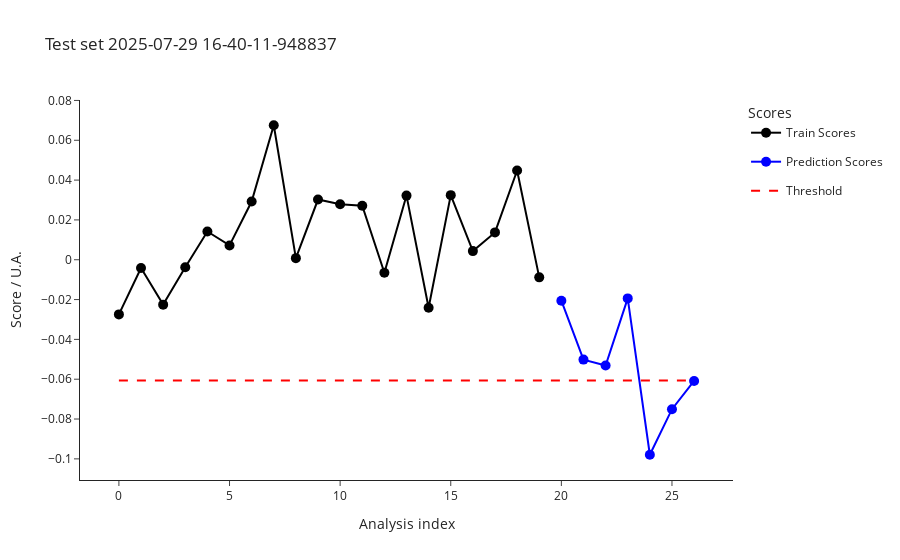

Notebook code for this chart:
### Code cell
import os

parameters_df = []
for i in test_dates:
    test_data = pd.read_csv(f"dev/test_{i}_features.csv")
    test_metadata = pd.read_csv(f"dev/test_{i}_metadata.csv")
    ml_ana.predict(test_data, test_metadata)
    outliers_test = ml_ana.test_prediction_outliers()
    
    classified_test_metadata = outliers_test
    classified_test_metadata["date"] = i
    classified_test_metadata.to_csv(f"dev/test_{i}_classified_samples.csv", index=False)
    print("Test set ", i, ": \n", test_metadata["index"].tolist()) 
    print("\n")
    
    test_batch_parameters = parameters.copy()
    test_set = len(classified_test_metadata)
    train_set = len(ml_ana.get_training_scores())
    threshold = classified_test_metadata["threshold"][1]
    num_outliers = sum(classified_test_metadata["class"] == "outlier")
    percent_outliers = (sum(classified_test_metadata["class"] == "outlier")/len(classified_test_metadata["class"]))*100

    fig_test_scores = ml_ana.plot_scores()
    fig_test_scores.write_image(f"dev/figures/fig_test_{i}_scores.png", width=1100, height= 350, scale = 3)
    fig_test_scores.update_layout(title=f"Test set {i}")
    fig_test_scores.show()

    fig_test_features = ml_ana.plot_data()
    fig_test_features.write_image(f"dev/figures/fig_test_{i}_features.png", width=1100, height= 350, scale = 3)
    #fig_test_features.show()

    test_batch_parameters.update(
        {
        "date" : i,
        "train_set" : train_set, 
        "test_set" : test_set,
        "threshold" : threshold,
        "outliers" : num_outliers,
        "outliers_percent" : percent_outliers
        }
    )
    parameters_df.append(test_batch_parameters)

    #optionally add seen normal curves to train set
    #ml_ana.add_prediction()

parameters_df = pd.DataFrame(parameters_df)
if os.path.exists("dev/test_record.csv"):
    old_records = pd.read_csv("dev/test_record.csv")
    parameters_df = pd.concat([old_records, parameters_df])
    parameters_df.drop_duplicates(subset="date", keep="last", inplace=True)
    
parameters_df.to_csv("dev/test_record.csv", index = False)
print("Workflow parameters: \n", parameters_df)

### Figure 1 — Plotly figure (JSON) as saved in the notebook; plotly's stock layout.template omitted (floating-point values rounded to 4 significant figures)
{"data": [{"hovertemplate": ["<b>index: </b>18<br><b>name: </b>210812_Pac--005<br><b>path: </b>C:/Users/Sandeep/Desktop/ExtractedSignals\\210812_Pac 2021-08-12 10-30-07\\210812_Pac--005.D<br><b>batch: </b>210812_Pac 2021-08-12 10-30-07<br><b>batch_position: </b>5<br><b>idle_time: </b>39.0<br><b>sample: </b>NaCl 0,9%<br><b>method: </b>SAA_411_Pac.M<br><b>timestamp: </b>2021-08-12 10:50:23<br><b>detector: </b>G1315C<br><b>pump: </b>G7110B<br><b>start_time: </b>2021-08-12 10:50:57<br><b>end_time: </b>2021-08-12 10:54:57<br><b>runtime: </b>239.7000000000036", "<b>index: </b>19<br><b>name: </b>210812_Pac--006<br><b>path: </b>C:/Users/Sandeep/Desktop/ExtractedSignals\\210812_Pac 2021-08-12 10-30-07\\210812_Pac--006.D<br><b>batch: </b>210812_Pac 2021-08-12 10-30-07<br><b>batch_position: </b>6<br><b>idle_time: </b>39.0<br><b>sample: </b>Blank<br><b>method: </b>SAA_411_Pac.M<br><b>timestamp: </b>2021-08-12 10:55:02<br><b>detector: </b>G1315C<br><b>pump: </b>G7110B<br><b>start_time: </b>2021-08-12 10:55:36<br><b>end_time: </b>2021-08-12 10:59:36<br><b>runtime: </b>239.7000000000036", "<b>index: </b>20<br><b>name: </b>210812_Pac--007<br><b>path: </b>C:/Users/Sandeep/Desktop/ExtractedSignals\\210812_Pac 2021-08-12 10-30-07\\210812_Pac--007.D<br><b>batch: </b>210812_Pac 2021-08-12 10-30-07<br><b>batch_position: </b>7<br><b>idle_time: </b>39.0<br><b>sample: </b>0.025 mg/ml<br><b>method: </b>SAA_411_Pac.M<br><b>timestamp: </b>2021-08-12 10:59:41<br><b>detector: </b>G1315C<br><b>pump: </b>G7110B<br><b>start_time: </b>2021-08-12 11:00:15<br><b>end_time: </b>2021-08-12 11:04:15<br><b>runtime: </b>239.7000000000036", "<b>index: </b>21<br><b>name: </b>210812_Pac--008<br><b>path: </b>C:/Users/Sandeep/Desktop/ExtractedSignals\\210812_Pac 2021-08-12 10-30-07\\210812_Pac--008.D<br><b>batch: </b>210812_Pac 2021-08-12 10-30-07<br><b>batch_position: </b>8<br><b>idle_time: </b>39.0<br><b>sample: </b>Blank<br><b>method: </b>SAA_411_Pac.M<br><b>timestamp: </b>2021-08-12 11:04:20<br><b>detector: </b>G1315C<br><b>pump: </b>G7110B<br><b>start_time: </b>2021-08-12 11:04:54<br><b>end_time: </b>2021-08-12 11:08:54<br><b>runtime: </b>239.7000000000036", "<b>index: </b>22<br><b>name: </b>210812_Pac--009<br><b>path: </b>C:/Users/Sandeep/Desktop/ExtractedSignals\\210812_Pac 2021-08-12 10-30-07\\210812_Pac--009.D<br><b>batch: </b>210812_Pac 2021-08-12 10-30-07<br><b>batch_position: </b>9<br><b>idle_time: </b>38.0<br><b>sample: </b>210806/036 :10<br><b>method: </b>SAA_411_Pac.M<br><b>timestamp: </b>2021-08-12 11:08:59<br><b>detector: </b>G1315C<br><b>pump: </b>G7110B<br><b>start_time: </b>2021-08-12 11:09:32<br><b>end_time: </b>2021-08-12 11:13:32<br><b>runtime: </b>239.7000000000036", "<b>index: </b>23<br><b>name: </b>210812_Pac--010<br><b>path: </b>C:/Users/Sandeep/Desktop/ExtractedSignals\\210812_Pac 2021-08-12 10-30-07\\210812_Pac--010.D<br><b>batch: </b>210812_Pac 2021-08-12 10-30-07<br><b>batch_position: </b>10<br><b>idle_time: </b>39.0<br><b>sample: </b>210806/036 :10<br><b>method: </b>SAA_411_Pac.M<br><b>timestamp: </b>2021-08-12 11:13:37<br><b>detector: </b>G7110B<br><b>pump: </b>G7110B<br><b>start_time: </b>2021-08-12 11:14:11<br><b>end_time: </b>2021-08-12 11:18:11<br><b>runtime: </b>239.7000000000036", "<b>index: </b>24<br><b>name: </b>210812_Pac--011<br><b>path: </b>C:/Users/Sandeep/Desktop/ExtractedSignals\\210812_Pac 2021-08-12 10-30-07\\210812_Pac--011.D<br><b>batch: </b>210812_Pac 2021-08-12 10-30-07<br><b>batch_position: </b>11<br><b>idle_time: </b>39.0<br><b>sample: </b>210806/036 :10<br><b>method: </b>SAA_411_Pac.M<br><b>timestamp: </b>2021-08-12 11:18:16<br><b>detector: </b>G7110B<br><b>pump: </b>G7110B<br><b>start_time: </b>2021-08-12 11:18:50<br><b>end_time: </b>2021-08-12 11:22:50<br><b>runtime: </b>239.7000000000036", "<b>index: </b>25<br><b>name: </b>210812_Pac--012<br><b>path: </b>C:/Users/Sandeep/Desktop/ExtractedSignals\\210812_Pac 2021-08-12 10-30-07\\210812_Pac--012.D<br><b>batch: </b>210812_Pac 2021-08-12 10-30-07<br><b>batch_position: </b>12<br><b>idle_time: </b>39.0<br><b>sample: </b>Blank<br><b>method: </b>SAA_411_Pac.M<br><b>timestamp: </b>2021-08-12 11:22:55<br><b>detector: </b>G1315C<br><b>pump: </b>G7110B<br><b>start_time: </b>2021-08-12 11:23:29<br><b>end_time: </b>2021-08-12 11:27:29<br><b>runtime: </b>239.7000000000036", "<b>index: </b>26<br><b>name: </b>210812_Pac--013<br><b>path: </b>C:/Users/Sandeep/Desktop/ExtractedSignals\\210812_Pac 2021-08-12 10-30-07\\210812_Pac--013.D<br><b>batch: </b>210812_Pac 2021-08-12 10-30-07<br><b>batch_position: </b>13<br><b>idle_time: </b>39.0<br><b>sample: </b>0.025 mg/ml<br><b>method: </b>SAA_411_Pac.M<br><b>timestamp: </b>2021-08-12 11:27:34<br><b>detector: </b>G1315C<br><b>pump: </b>G7110B<br><b>start_time: </b>2021-08-12 11:28:08<br><b>end_time: </b>2021-08-12 11:32:08<br><b>runtime: </b>239.7000000000036", "<b>index: </b>27<br><b>name: </b>210812_Pac--014<br><b>path: </b>C:/Users/Sandeep/Desktop/ExtractedSignals\\210812_Pac 2021-08-12 10-30-07\\210812_Pac--014.D<br><b>batch: </b>210812_Pac 2021-08-12 10-30-07<br><b>batch_position: </b>14<br><b>idle_time: </b>38.0<br><b>sample: </b>Blank<br><b>method: </b>SAA_411_Pac.M<br><b>timestamp: </b>2021-08-12 11:32:13<br><b>detector: </b>G7110B<br><b>pump: </b>G7110B<br><b>start_time: </b>2021-08-12 11:32:46<br><b>end_time: </b>2021-08-12 11:36:47<br><b>runtime: </b>239.7000000000036", "<b>index: </b>51<br><b>name: </b>210813_Pac--005<br><b>path: </b>C:/Users/Sandeep/Desktop/ExtractedSignals\\210813_Pac 2021-08-13 10-37-27\\210813_Pac--005.D<br><b>batch: </b>210813_Pac 2021-08-13 10-37-27<br><b>batch_position: </b>5<br><b>idle_time: </b>39.0<br><b>sample: </b>NaCl 0,9%<br><b>method: </b>SAA_411_Pac.M<br><b>timestamp: </b>2021-08-13 10:57:52<br><b>detector: </b>G7110B<br><b>pump: </b>G7110B<br><b>start_time: </b>2021-08-13 10:58:26<br><b>end_time: </b>2021-08-13 11:02:27<br><b>runtime: </b>239.7000000000036", "<b>index: </b>52<br><b>name: </b>210813_Pac--006<br><b>path: </b>C:/Users/Sandeep/Desktop/ExtractedSignals\\210813_Pac 2021-08-13 10-37-27\\210813_Pac--006.D<br><b>batch: </b>210813_Pac 2021-08-13 10-37-27<br><b>batch_position: </b>6<br><b>idle_time: </b>38.0<br><b>sample: </b>Blank<br><b>method: </b>SAA_411_Pac.M<br><b>timestamp: </b>2021-08-13 11:02:31<br><b>detector: </b>G1315C<br><b>pump: </b>G7110B<br><b>start_time: </b>2021-08-13 11:03:05<br><b>end_time: </b>2021-08-13 11:07:06<br><b>runtime: </b>239.7000000000036", "<b>index: </b>53<br><b>name: </b>210813_Pac--007<br><b>path: </b>C:/Users/Sandeep/Desktop/ExtractedSignals\\210813_Pac 2021-08-13 10-37-27\\210813_Pac--007.D<br><b>batch: </b>210813_Pac 2021-08-13 10-37-27<br><b>batch_position: </b>7<br><b>idle_time: </b>38.0<br><b>sample: </b>0.025 mg/ml<br><b>method: </b>SAA_411_Pac.M<br><b>timestamp: </b>2021-08-13 11:07:10<br><b>detector: </b>G1315C<br><b>pump: </b>G7116B<br><b>start_time: </b>2021-08-13 11:07:44<br><b>end_time: </b>2021-08-13 11:11:45<br><b>runtime: </b>239.7000000000036", "<b>index: </b>54<br><b>name: </b>210813_Pac--008<br><b>path: </b>C:/Users/Sandeep/Desktop/ExtractedSignals\\210813_Pac 2021-08-13 10-37-27\\210813_Pac--008.D<br><b>batch: </b>210813_Pac 2021-08-13 10-37-27<br><b>batch_position: </b>8<br><b>idle_time: </b>38.0<br><b>sample: </b>Blank<br><b>method: </b>SAA_411_Pac.M<br><b>timestamp: </b>2021-08-13 11:11:49<br><b>detector: </b>G1315C<br><b>pump: </b>G7110B<br><b>start_time: </b>2021-08-13 11:12:23<br><b>end_time: </b>2021-08-13 11:16:23<br><b>runtime: </b>239.7000000000036", "<b>index: </b>55<br><b>name: </b>210813_Pac--009<br><b>path: </b>C:/Users/Sandeep/Desktop/ExtractedSignals\\210813_Pac 2021-08-13 10-37-27\\210813_Pac--009.D<br><b>batch: </b>210813_Pac 2021-08-13 10-37-27<br><b>batch_position: </b>9<br><b>idle_time: </b>39.0<br><b>sample: </b>210812/004 :20<br><b>method: </b>SAA_411_Pac.M<br><b>timestamp: </b>2021-08-13 11:16:28<br><b>detector: </b>G1315C<br><b>pump: </b>G7110B<br><b>start_time: </b>2021-08-13 11:17:02<br><b>end_time: </b>2021-08-13 11:21:03<br><b>runtime: </b>239.7000000000036", "<b>index: </b>56<br><b>name: </b>210813_Pac--010<br><b>path: </b>C:/Users/Sandeep/Desktop/ExtractedSignals\\210813_Pac 2021-08-13 10-37-27\\210813_Pac--010.D<br><b>batch: </b>210813_Pac 2021-08-13 10-37-27<br><b>batch_position: </b>10<br><b>idle_time: </b>38.0<br><b>sample: </b>210812/004 :20<br><b>method: </b>SAA_411_Pac.M<br><b>timestamp: </b>2021-08-13 11:21:08<br><b>detector: </b>G1315C<br><b>pump: </b>G7110B<br><b>start_time: </b>2021-08-13 11:21:41<br><b>end_time: </b>2021-08-13 11:25:42<br><b>runtime: </b>239.7000000000036", "<b>index: </b>57<br><b>name: </b>210813_Pac--011<br><b>path: </b>C:/Users/Sandeep/Desktop/ExtractedSignals\\210813_Pac 2021-08-13 10-37-27\\210813_Pac--011.D<br><b>batch: </b>210813_Pac 2021-08-13 10-37-27<br><b>batch_position: </b>11<br><b>idle_time: </b>39.0<br><b>sample: </b>210812/004 :20<br><b>method: </b>SAA_411_Pac.M<br><b>timestamp: </b>2021-08-13 11:25:46<br><b>detector: </b>G1315C<br><b>pump: </b>G7110B<br><b>start_time: </b>2021-08-13 11:26:21<br><b>end_time: </b>2021-08-13 11:30:21<br><b>runtime: </b>239.7000000000036", "<b>index: </b>58<br><b>name: </b>210813_Pac--012<br><b>path: </b>C:/Users/Sandeep/Desktop/ExtractedSignals\\210813_Pac 2021-08-13 10-37-27\\210813_Pac--012.D<br><b>batch: </b>210813_Pac 2021-08-13 10-37-27<br><b>batch_position: </b>12<br><b>idle_time: </b>38.0<br><b>sample: </b>Blank<br><b>method: </b>SAA_411_Pac.M<br><b>timestamp: </b>2021-08-13 11:30:26<br><b>detector: </b>G1315C<br><b>pump: </b>G7110B<br><b>start_time: </b>2021-08-13 11:30:59<br><b>end_time: </b>2021-08-13 11:34:59<br><b>runtime: </b>239.7000000000036", "<b>index: </b>59<br><b>name: </b>210813_Pac--013<br><b>path: </b>C:/Users/Sandeep/Desktop/ExtractedSignals\\210813_Pac 2021-08-13 10-37-27\\210813_Pac--013.D<br><b>batch: </b>210813_Pac 2021-08-13 10-37-27<br><b>batch_position: </b>13<br><b>idle_time: </b>39.0<br><b>sample: </b>0.025 mg/ml<br><b>method: </b>SAA_411_Pac.M<br><b>timestamp: </b>2021-08-13 11:35:04<br><b>detector: </b>G1315C<br><b>pump: </b>G7110B<br><b>start_time: </b>2021-08-13 11:35:38<br><b>end_time: </b>2021-08-13 11:39:38<br><b>runtime: </b>239.7000000000036", "<b>index: </b>60<br><b>name: </b>210813_Pac--014<br><b>path: </b>C:/Users/Sandeep/Desktop/ExtractedSignals\\210813_Pac 2021-08-13 10-37-27\\210813_Pac--014.D<br><b>batch: </b>210813_Pac 2021-08-13 10-37-27<br><b>batch_position: </b>14<br><b>idle_time: </b>38.0<br><b>sample: </b>Blank<br><b>method: </b>SAA_411_Pac.M<br><b>timestamp: </b>2021-08-13 11:39:43<br><b>detector: </b>G1315C<br><b>pump: </b>G7110B<br><b>start_time: </b>2021-08-13 11:40:16<br><b>end_time: </b>2021-08-13 11:44:17<br><b>runtime: </b>239.7000000000036"], "legendgroup": "Train", "line": {"color": "black"}, "marker": {"color": "black", "size": 10}, "mode": "lines+markers", "name": "Train Scores", "text": ["<b>index: </b>18<br><b>name: </b>210812_Pac--005<br><b>path: </b>C:/Users/Sandeep/Desktop/ExtractedSignals\\210812_Pac 2021-08-12 10-30-07\\210812_Pac--005.D<br><b>batch: </b>210812_Pac 2021-08-12 10-30-07<br><b>batch_position: </b>5<br><b>idle_time: </b>39.0<br><b>sample: </b>NaCl 0,9%<br><b>method: </b>SAA_411_Pac.M<br><b>timestamp: </b>2021-08-12 10:50:23<br><b>detector: </b>G1315C<br><b>pump: </b>G7110B<br><b>start_time: </b>2021-08-12 10:50:57<br><b>end_time: </b>2021-08-12 10:54:57<br><b>runtime: </b>239.7000000000036", "<b>index: </b>19<br><b>name: </b>210812_Pac--006<br><b>path: </b>C:/Users/Sandeep/Desktop/ExtractedSignals\\210812_Pac 2021-08-12 10-30-07\\210812_Pac--006.D<br><b>batch: </b>210812_Pac 2021-08-12 10-30-07<br><b>batch_position: </b>6<br><b>idle_time: </b>39.0<br><b>sample: </b>Blank<br><b>method: </b>SAA_411_Pac.M<br><b>timestamp: </b>2021-08-12 10:55:02<br><b>detector: </b>G1315C<br><b>pump: </b>G7110B<br><b>start_time: </b>2021-08-12 10:55:36<br><b>end_time: </b>2021-08-12 10:59:36<br><b>runtime: </b>239.7000000000036", "<b>index: </b>20<br><b>name: </b>210812_Pac--007<br><b>path: </b>C:/Users/Sandeep/Desktop/ExtractedSignals\\210812_Pac 2021-08-12 10-30-07\\210812_Pac--007.D<br><b>batch: </b>210812_Pac 2021-08-12 10-30-07<br><b>batch_position: </b>7<br><b>idle_time: </b>39.0<br><b>sample: </b>0.025 mg/ml<br><b>method: </b>SAA_411_Pac.M<br><b>timestamp: </b>2021-08-12 10:59:41<br><b>detector: </b>G1315C<br><b>pump: </b>G7110B<br><b>start_time: </b>2021-08-12 11:00:15<br><b>end_time: </b>2021-08-12 11:04:15<br><b>runtime: </b>239.7000000000036", "<b>index: </b>21<br><b>name: </b>210812_Pac--008<br><b>path: </b>C:/Users/Sandeep/Desktop/ExtractedSignals\\210812_Pac 2021-08-12 10-30-07\\210812_Pac--008.D<br><b>batch: </b>210812_Pac 2021-08-12 10-30-07<br><b>batch_position: </b>8<br><b>idle_time: </b>39.0<br><b>sample: </b>Blank<br><b>method: </b>SAA_411_Pac.M<br><b>timestamp: </b>2021-08-12 11:04:20<br><b>detector: </b>G1315C<br><b>pump: </b>G7110B<br><b>start_time: </b>2021-08-12 11:04:54<br><b>end_time: </b>2021-08-12 11:08:54<br><b>runtime: </b>239.7000000000036", "<b>index: </b>22<br><b>name: </b>210812_Pac--009<br><b>path: </b>C:/Users/Sandeep/Desktop/ExtractedSignals\\210812_Pac 2021-08-12 10-30-07\\210812_Pac--009.D<br><b>batch: </b>210812_Pac 2021-08-12 10-30-07<br><b>batch_position: </b>9<br><b>idle_time: </b>38.0<br><b>sample: </b>210806/036 :10<br><b>method: </b>SAA_411_Pac.M<br><b>timestamp: </b>2021-08-12 11:08:59<br><b>detector: </b>G1315C<br><b>pump: </b>G7110B<br><b>start_time: </b>2021-08-12 11:09:32<br><b>end_time: </b>2021-08-12 11:13:32<br><b>runtime: </b>239.7000000000036", "<b>index: </b>23<br><b>name: </b>210812_Pac--010<br><b>path: </b>C:/Users/Sandeep/Desktop/ExtractedSignals\\210812_Pac 2021-08-12 10-30-07\\210812_Pac--010.D<br><b>batch: </b>210812_Pac 2021-08-12 10-30-07<br><b>batch_position: </b>10<br><b>idle_time: </b>39.0<br><b>sample: </b>210806/036 :10<br><b>method: </b>SAA_411_Pac.M<br><b>timestamp: </b>2021-08-12 11:13:37<br><b>detector: </b>G7110B<br><b>pump: </b>G7110B<br><b>start_time: </b>2021-08-12 11:14:11<br><b>end_time: </b>2021-08-12 11:18:11<br><b>runtime: </b>239.7000000000036", "<b>index: </b>24<br><b>name: </b>210812_Pac--011<br><b>path: </b>C:/Users/Sandeep/Desktop/ExtractedSignals\\210812_Pac 2021-08-12 10-30-07\\210812_Pac--011.D<br><b>batch: </b>210812_Pac 2021-08-12 10-30-07<br><b>batch_position: </b>11<br><b>idle_time: </b>39.0<br><b>sample: </b>210806/036 :10<br><b>method: </b>SAA_411_Pac.M<br><b>timestamp: </b>2021-08-12 11:18:16<br><b>detector: </b>G7110B<br><b>pump: </b>G7110B<br><b>start_time: </b>2021-08-12 11:18:50<br><b>end_time: </b>2021-08-12 11:22:50<br><b>runtime: </b>239.7000000000036", "<b>index: </b>25<br><b>name: </b>210812_Pac--012<br><b>path: </b>C:/Users/Sandeep/Desktop/ExtractedSignals\\210812_Pac 2021-08-12 10-30-07\\210812_Pac--012.D<br><b>batch: </b>210812_Pac 2021-08-12 10-30-07<br><b>batch_position: </b>12<br><b>idle_time: </b>39.0<br><b>sample: </b>Blank<br><b>method: </b>SAA_411_Pac.M<br><b>timestamp: </b>2021-08-12 11:22:55<br><b>detector: </b>G1315C<br><b>pump: </b>G7110B<br><b>start_time: </b>2021-08-12 11:23:29<br><b>end_time: </b>2021-08-12 11:27:29<br><b>runtime: </b>239.7000000000036", "<b>index: </b>26<br><b>name: </b>210812_Pac--013<br><b>path: </b>C:/Users/Sandeep/Desktop/ExtractedSignals\\210812_Pac 2021-08-12 10-30-07\\210812_Pac--013.D<br><b>batch: </b>210812_Pac 2021-08-12 10-30-07<br><b>batch_position: </b>13<br><b>idle_time: </b>39.0<br><b>sample: </b>0.025 mg/ml<br><b>method: </b>SAA_411_Pac.M<br><b>timestamp: </b>2021-08-12 11:27:34<br><b>detector: </b>G1315C<br><b>pump: </b>G7110B<br><b>start_time: </b>2021-08-12 11:28:08<br><b>end_time: </b>2021-08-12 11:32:08<br><b>runtime: </b>239.7000000000036", "<b>index: </b>27<br><b>name: </b>210812_Pac--014<br><b>path: </b>C:/Users/Sandeep/Desktop/ExtractedSignals\\210812_Pac 2021-08-12 10-30-07\\210812_Pac--014.D<br><b>batch: </b>210812_Pac 2021-08-12 10-30-07<br><b>batch_position: </b>14<br><b>idle_time: </b>38.0<br><b>sample: </b>Blank<br><b>method: </b>SAA_411_Pac.M<br><b>timestamp: </b>2021-08-12 11:32:13<br><b>detector: </b>G7110B<br><b>pump: </b>G7110B<br><b>start_time: </b>2021-08-12 11:32:46<br><b>end_time: </b>2021-08-12 11:36:47<br><b>runtime: </b>239.7000000000036", "<b>index: </b>51<br><b>name: </b>210813_Pac--005<br><b>path: </b>C:/Users/Sandeep/Desktop/ExtractedSignals\\210813_Pac 2021-08-13 10-37-27\\210813_Pac--005.D<br><b>batch: </b>210813_Pac 2021-08-13 10-37-27<br><b>batch_position: </b>5<br><b>idle_time: </b>39.0<br><b>sample: </b>NaCl 0,9%<br><b>method: </b>SAA_411_Pac.M<br><b>timestamp: </b>2021-08-13 10:57:52<br><b>detector: </b>G7110B<br><b>pump: </b>G7110B<br><b>start_time: </b>2021-08-13 10:58:26<br><b>end_time: </b>2021-08-13 11:02:27<br><b>runtime: </b>239.7000000000036", "<b>index: </b>52<br><b>name: </b>210813_Pac--006<br><b>path: </b>C:/Users/Sandeep/Desktop/ExtractedSignals\\210813_Pac 2021-08-13 10-37-27\\210813_Pac--006.D<br><b>batch: </b>210813_Pac 2021-08-13 10-37-27<br><b>batch_position: </b>6<br><b>idle_time: </b>38.0<br><b>sample: </b>Blank<br><b>method: </b>SAA_411_Pac.M<br><b>timestamp: </b>2021-08-13 11:02:31<br><b>detector: </b>G1315C<br><b>pump: </b>G7110B<br><b>start_time: </b>2021-08-13 11:03:05<br><b>end_time: </b>2021-08-13 11:07:06<br><b>runtime: </b>239.7000000000036", "<b>index: </b>53<br><b>name: </b>210813_Pac--007<br><b>path: </b>C:/Users/Sandeep/Desktop/ExtractedSignals\\210813_Pac 2021-08-13 10-37-27\\210813_Pac--007.D<br><b>batch: </b>210813_Pac 2021-08-13 10-37-27<br><b>batch_position: </b>7<br><b>idle_time: </b>38.0<br><b>sample: </b>0.025 mg/ml<br><b>method: </b>SAA_411_Pac.M<br><b>timestamp: </b>2021-08-13 11:07:10<br><b>detector: </b>G1315C<br><b>pump: </b>G7116B<br><b>start_time: </b>2021-08-13 11:07:44<br><b>end_time: </b>2021-08-13 11:11:45<br><b>runtime: </b>239.7000000000036", "<b>index: </b>54<br><b>name: </b>210813_Pac--008<br><b>path: </b>C:/Users/Sandeep/Desktop/ExtractedSignals\\210813_Pac 2021-08-13 10-37-27\\210813_Pac--008.D<br><b>batch: </b>210813_Pac 2021-08-13 10-37-27<br><b>batch_position: </b>8<br><b>idle_time: </b>38.0<br><b>sample: </b>Blank<br><b>method: </b>SAA_411_Pac.M<br><b>timestamp: </b>2021-08-13 11:11:49<br><b>detector: </b>G1315C<br><b>pump: </b>G7110B<br><b>start_time: </b>2021-08-13 11:12:23<br><b>end_time: </b>2021-08-13 11:16:23<br><b>runtime: </b>239.7000000000036", "<b>index: </b>55<br><b>name: </b>210813_Pac--009<br><b>path: </b>C:/Users/Sandeep/Desktop/ExtractedSignals\\210813_Pac 2021-08-13 10-37-27\\210813_Pac--009.D<br><b>batch: </b>210813_Pac 2021-08-13 10-37-27<br><b>batch_position: </b>9<br><b>idle_time: </b>39.0<br><b>sample: </b>210812/004 :20<br><b>method: </b>SAA_411_Pac.M<br><b>timestamp: </b>2021-08-13 11:16:28<br><b>detector: </b>G1315C<br><b>pump: </b>G7110B<br><b>start_time: </b>2021-08-13 11:17:02<br><b>end_time: </b>2021-08-13 11:21:03<br><b>runtime: </b>239.7000000000036", "<b>index: </b>56<br><b>name: </b>210813_Pac--010<br><b>path: </b>C:/Users/Sandeep/Desktop/ExtractedSignals\\210813_Pac 2021-08-13 10-37-27\\210813_Pac--010.D<br><b>batch: </b>210813_Pac 2021-08-13 10-37-27<br><b>batch_position: </b>10<br><b>idle_time: </b>38.0<br><b>sample: </b>210812/004 :20<br><b>method: </b>SAA_411_Pac.M<br><b>timestamp: </b>2021-08-13 11:21:08<br><b>detector: </b>G1315C<br><b>pump: </b>G7110B<br><b>start_time: </b>2021-08-13 11:21:41<br><b>end_time: </b>2021-08-13 11:25:42<br><b>runtime: </b>239.7000000000036", "<b>index: </b>57<br><b>name: </b>210813_Pac--011<br><b>path: </b>C:/Users/Sandeep/Desktop/ExtractedSignals\\210813_Pac 2021-08-13 10-37-27\\210813_Pac--011.D<br><b>batch: </b>210813_Pac 2021-08-13 10-37-27<br><b>batch_position: </b>11<br><b>idle_time: </b>39.0<br><b>sample: </b>210812/004 :20<br><b>method: </b>SAA_411_Pac.M<br><b>timestamp: </b>2021-08-13 11:25:46<br><b>detector: </b>G1315C<br><b>pump: </b>G7110B<br><b>start_time: </b>2021-08-13 11:26:21<br><b>end_time: </b>2021-08-13 11:30:21<br><b>runtime: </b>239.7000000000036", "<b>index: </b>58<br><b>name: </b>210813_Pac--012<br><b>path: </b>C:/Users/Sandeep/Desktop/ExtractedSignals\\210813_Pac 2021-08-13 10-37-27\\210813_Pac--012.D<br><b>batch: </b>210813_Pac 2021-08-13 10-37-27<br><b>batch_position: </b>12<br><b>idle_time: </b>38.0<br><b>sample: </b>Blank<br><b>method: </b>SAA_411_Pac.M<br><b>timestamp: </b>2021-08-13 11:30:26<br><b>detector: </b>G1315C<br><b>pump: </b>G7110B<br><b>start_time: </b>2021-08-13 11:30:59<br><b>end_time: </b>2021-08-13 11:34:59<br><b>runtime: </b>239.7000000000036", "<b>index: </b>59<br><b>name: </b>210813_Pac--013<br><b>path: </b>C:/Users/Sandeep/Desktop/ExtractedSignals\\210813_Pac 2021-08-13 10-37-27\\210813_Pac--013.D<br><b>batch: </b>210813_Pac 2021-08-13 10-37-27<br><b>batch_position: </b>13<br><b>idle_time: </b>39.0<br><b>sample: </b>0.025 mg/ml<br><b>method: </b>SAA_411_Pac.M<br><b>timestamp: </b>2021-08-13 11:35:04<br><b>detector: </b>G1315C<br><b>pump: </b>G7110B<br><b>start_time: </b>2021-08-13 11:35:38<br><b>end_time: </b>2021-08-13 11:39:38<br><b>runtime: </b>239.7000000000036", "<b>index: </b>60<br><b>name: </b>210813_Pac--014<br><b>path: </b>C:/Users/Sandeep/Desktop/ExtractedSignals\\210813_Pac 2021-08-13 10-37-27\\210813_Pac--014.D<br><b>batch: </b>210813_Pac 2021-08-13 10-37-27<br><b>batch_position: </b>14<br><b>idle_time: </b>38.0<br><b>sample: </b>Blank<br><b>method: </b>SAA_411_Pac.M<br><b>timestamp: </b>2021-08-13 11:39:43<br><b>detector: </b>G1315C<br><b>pump: </b>G7110B<br><b>start_time: </b>2021-08-13 11:40:16<br><b>end_time: </b>2021-08-13 11:44:17<br><b>runtime: </b>239.7000000000036"], "type": "scatter", "x": [0, 1, 2, 3, 4, 5, 6, 7, 8, 9, 10, 11, 12, 13, 14, 15, 16, 17, 18, 19], "y": [-0.02744, -0.004161, -0.02254, -0.003733, 0.01418, 0.007194, 0.02922, 0.06755, 0.0007999, 0.03024, 0.02786, 0.02713, -0.006513, 0.03222, -0.02414, 0.03245, 0.004332, 0.01373, 0.04481, -0.008839]}, {"hovertemplate": ["<b>index: </b>125<br><b>name: </b>210819_Pac--010<br><b>path: </b>C:/Users/Sandeep/Desktop/ExtractedSignals\\210819_Pac 2021-08-19 15-50-49\\210819_Pac--010.D<br><b>batch: </b>210819_Pac 2021-08-19 15-50-49<br><b>batch_position: </b>10<br><b>idle_time: </b>39.0<br><b>sample: </b>210818/001 :20<br><b>method: </b>SAA_411_Pac.M<br><b>timestamp: </b>2021-08-19 16:34:42<br><b>detector: </b>G7110B<br><b>pump: </b>G7110B<br><b>start_time: </b>2021-08-19 16:35:16<br><b>end_time: </b>2021-08-19 16:39:17<br><b>runtime: </b>239.7000000000036", "<b>index: </b>151<br><b>name: </b>210826_Pac--003<br><b>path: </b>C:/Users/Sandeep/Desktop/ExtractedSignals\\210826_Pac 2021-08-26 16-15-14\\210826_Pac--003.D<br><b>batch: </b>210826_Pac 2021-08-26 16-15-14<br><b>batch_position: </b>3<br><b>idle_time: </b>40.0<br><b>sample: </b>Blank<br><b>method: </b>SAA_411_Pac.M<br><b>timestamp: </b>2021-08-26 16:24:53<br><b>detector: </b>G7110B<br><b>pump: </b>G7110B<br><b>start_time: </b>2021-08-26 16:25:27<br><b>end_time: </b>2021-08-26 16:29:27<br><b>runtime: </b>239.7000000000036", "<b>index: </b>165<br><b>name: </b>210826_Pac--017<br><b>path: </b>C:/Users/Sandeep/Desktop/ExtractedSignals\\210826_Pac 2021-08-26 16-15-14\\210826_Pac--017.D<br><b>batch: </b>210826_Pac 2021-08-26 16-15-14<br><b>batch_position: </b>17<br><b>idle_time: </b>41.0<br><b>sample: </b>210826/002 :10<br><b>method: </b>SAA_411_Pac.M<br><b>timestamp: </b>2021-08-26 17:30:12<br><b>detector: </b>G1315C<br><b>pump: </b>G7110B<br><b>start_time: </b>2021-08-26 17:30:46<br><b>end_time: </b>2021-08-26 17:34:46<br><b>runtime: </b>239.7000000000036", "<b>index: </b>267<br><b>name: </b>210910_Pac--002<br><b>path: </b>C:/Users/Sandeep/Desktop/ExtractedSignals\\210910_Pac 2021-09-10 14-25-54\\210910_Pac--002.D<br><b>batch: </b>210910_Pac 2021-09-10 14-25-54<br><b>batch_position: </b>2<br><b>idle_time: </b>38.0<br><b>sample: </b>Blank<br><b>method: </b>SAA_411_Pac.M<br><b>timestamp: </b>2021-09-10 14:32:11<br><b>detector: </b>G1315C<br><b>pump: </b>G7110B<br><b>start_time: </b>2021-09-10 14:32:44<br><b>end_time: </b>2021-09-10 14:36:44<br><b>runtime: </b>239.7000000000036", "<b>index: </b>245<br><b>name: </b>210906_Pac--012<br><b>path: </b>C:/Users/Sandeep/Desktop/ExtractedSignals\\210906_Pac 2021-09-06 11-09-22\\210906_Pac--012.D<br><b>batch: </b>210906_Pac 2021-09-06 11-09-22<br><b>batch_position: </b>12<br><b>idle_time: </b>39.0<br><b>sample: </b>Blank<br><b>method: </b>SAA_411_Pac.M<br><b>timestamp: </b>2021-09-06 12:00:52<br><b>detector: </b>G1315C<br><b>pump: </b>G7110B<br><b>start_time: </b>2021-09-06 12:01:26<br><b>end_time: </b>2021-09-06 12:05:26<br><b>runtime: </b>239.7000000000036", "<b>index: </b>237<br><b>name: </b>210906_Pac--004<br><b>path: </b>C:/Users/Sandeep/Desktop/ExtractedSignals\\210906_Pac 2021-09-06 11-09-22\\210906_Pac--004.D<br><b>batch: </b>210906_Pac 2021-09-06 11-09-22<br><b>batch_position: </b>4<br><b>idle_time: </b>39.0<br><b>sample: </b>Blank<br><b>method: </b>SAA_411_Pac.M<br><b>timestamp: </b>2021-09-06 11:23:39<br><b>detector: </b>G1315C<br><b>pump: </b>G7110B<br><b>start_time: </b>2021-09-06 11:24:12<br><b>end_time: </b>2021-09-06 11:28:13<br><b>runtime: </b>239.7000000000036", "<b>index: </b>269<br><b>name: </b>210910_Pac--004<br><b>path: </b>C:/Users/Sandeep/Desktop/ExtractedSignals\\210910_Pac 2021-09-10 14-25-54\\210910_Pac--004.D<br><b>batch: </b>210910_Pac 2021-09-10 14-25-54<br><b>batch_position: </b>4<br><b>idle_time: </b>38.0<br><b>sample: </b>Blank<br><b>method: </b>SAA_411_Pac.M<br><b>timestamp: </b>2021-09-10 14:41:26<br><b>detector: </b>G7110B<br><b>pump: </b>G7110B<br><b>start_time: </b>2021-09-10 14:41:59<br><b>end_time: </b>2021-09-10 14:45:59<br><b>runtime: </b>239.7000000000036"], "legendgroup": "Prediction", "line": {"color": "blue"}, "marker": {"color": "blue", "size": 10}, "mode": "lines+markers", "name": "Prediction Scores", "text": ["<b>index: </b>125<br><b>name: </b>210819_Pac--010<br><b>path: </b>C:/Users/Sandeep/Desktop/ExtractedSignals\\210819_Pac 2021-08-19 15-50-49\\210819_Pac--010.D<br><b>batch: </b>210819_Pac 2021-08-19 15-50-49<br><b>batch_position: </b>10<br><b>idle_time: </b>39.0<br><b>sample: </b>210818/001 :20<br><b>method: </b>SAA_411_Pac.M<br><b>timestamp: </b>2021-08-19 16:34:42<br><b>detector: </b>G7110B<br><b>pump: </b>G7110B<br><b>start_time: </b>2021-08-19 16:35:16<br><b>end_time: </b>2021-08-19 16:39:17<br><b>runtime: </b>239.7000000000036", "<b>index: </b>151<br><b>name: </b>210826_Pac--003<br><b>path: </b>C:/Users/Sandeep/Desktop/ExtractedSignals\\210826_Pac 2021-08-26 16-15-14\\210826_Pac--003.D<br><b>batch: </b>210826_Pac 2021-08-26 16-15-14<br><b>batch_position: </b>3<br><b>idle_time: </b>40.0<br><b>sample: </b>Blank<br><b>method: </b>SAA_411_Pac.M<br><b>timestamp: </b>2021-08-26 16:24:53<br><b>detector: </b>G7110B<br><b>pump: </b>G7110B<br><b>start_time: </b>2021-08-26 16:25:27<br><b>end_time: </b>2021-08-26 16:29:27<br><b>runtime: </b>239.7000000000036", "<b>index: </b>165<br><b>name: </b>210826_Pac--017<br><b>path: </b>C:/Users/Sandeep/Desktop/ExtractedSignals\\210826_Pac 2021-08-26 16-15-14\\210826_Pac--017.D<br><b>batch: </b>210826_Pac 2021-08-26 16-15-14<br><b>batch_position: </b>17<br><b>idle_time: </b>41.0<br><b>sample: </b>210826/002 :10<br><b>method: </b>SAA_411_Pac.M<br><b>timestamp: </b>2021-08-26 17:30:12<br><b>detector: </b>G1315C<br><b>pump: </b>G7110B<br><b>start_time: </b>2021-08-26 17:30:46<br><b>end_time: </b>2021-08-26 17:34:46<br><b>runtime: </b>239.7000000000036", "<b>index: </b>267<br><b>name: </b>210910_Pac--002<br><b>path: </b>C:/Users/Sandeep/Desktop/ExtractedSignals\\210910_Pac 2021-09-10 14-25-54\\210910_Pac--002.D<br><b>batch: </b>210910_Pac 2021-09-10 14-25-54<br><b>batch_position: </b>2<br><b>idle_time: </b>38.0<br><b>sample: </b>Blank<br><b>method: </b>SAA_411_Pac.M<br><b>timestamp: </b>2021-09-10 14:32:11<br><b>detector: </b>G1315C<br><b>pump: </b>G7110B<br><b>start_time: </b>2021-09-10 14:32:44<br><b>end_time: </b>2021-09-10 14:36:44<br><b>runtime: </b>239.7000000000036", "<b>index: </b>245<br><b>name: </b>210906_Pac--012<br><b>path: </b>C:/Users/Sandeep/Desktop/ExtractedSignals\\210906_Pac 2021-09-06 11-09-22\\210906_Pac--012.D<br><b>batch: </b>210906_Pac 2021-09-06 11-09-22<br><b>batch_position: </b>12<br><b>idle_time: </b>39.0<br><b>sample: </b>Blank<br><b>method: </b>SAA_411_Pac.M<br><b>timestamp: </b>2021-09-06 12:00:52<br><b>detector: </b>G1315C<br><b>pump: </b>G7110B<br><b>start_time: </b>2021-09-06 12:01:26<br><b>end_time: </b>2021-09-06 12:05:26<br><b>runtime: </b>239.7000000000036", "<b>index: </b>237<br><b>name: </b>210906_Pac--004<br><b>path: </b>C:/Users/Sandeep/Desktop/ExtractedSignals\\210906_Pac 2021-09-06 11-09-22\\210906_Pac--004.D<br><b>batch: </b>210906_Pac 2021-09-06 11-09-22<br><b>batch_position: </b>4<br><b>idle_time: </b>39.0<br><b>sample: </b>Blank<br><b>method: </b>SAA_411_Pac.M<br><b>timestamp: </b>2021-09-06 11:23:39<br><b>detector: </b>G1315C<br><b>pump: </b>G7110B<br><b>start_time: </b>2021-09-06 11:24:12<br><b>end_time: </b>2021-09-06 11:28:13<br><b>runtime: </b>239.7000000000036", "<b>index: </b>269<br><b>name: </b>210910_Pac--004<br><b>path: </b>C:/Users/Sandeep/Desktop/ExtractedSignals\\210910_Pac 2021-09-10 14-25-54\\210910_Pac--004.D<br><b>batch: </b>210910_Pac 2021-09-10 14-25-54<br><b>batch_position: </b>4<br><b>idle_time: </b>38.0<br><b>sample: </b>Blank<br><b>method: </b>SAA_411_Pac.M<br><b>timestamp: </b>2021-09-10 14:41:26<br><b>detector: </b>G7110B<br><b>pump: </b>G7110B<br><b>start_time: </b>2021-09-10 14:41:59<br><b>end_time: </b>2021-09-10 14:45:59<br><b>runtime: </b>239.7000000000036"], "type": "scatter", "x": [20, 21, 22, 23, 24, 25, 26], "y": [-0.02057, -0.05015, -0.05312, -0.01942, -0.09794, -0.07505, -0.06088]}, {"legendgroup": "Threshold", "line": {"color": "red", "dash": "dash"}, "mode": "lines", "name": "Threshold", "type": "scatter", "x": [0, 26], "y": [-0.0607, -0.0607]}], "layout": {"legend": {"title": {"text": "Scores"}}, "title": {"text": "Test set 2025-07-29 16-40-11-948837"}, "xaxis": {"title": {"text": "Analysis index"}}, "yaxis": {"title": {"text": "Score / U.A."}}}}
